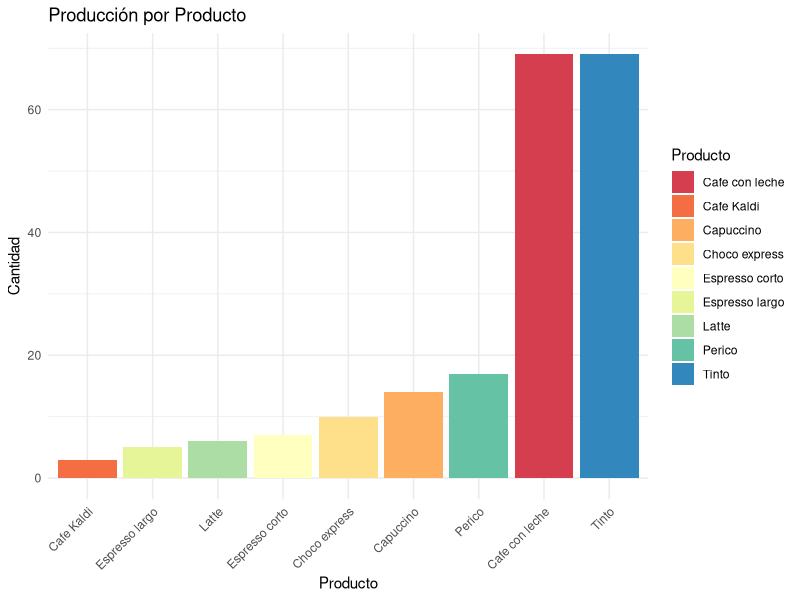
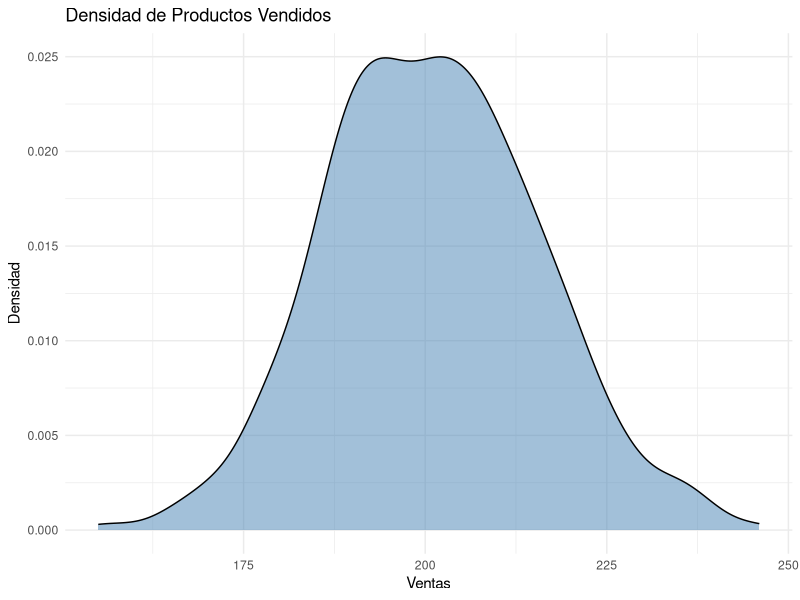
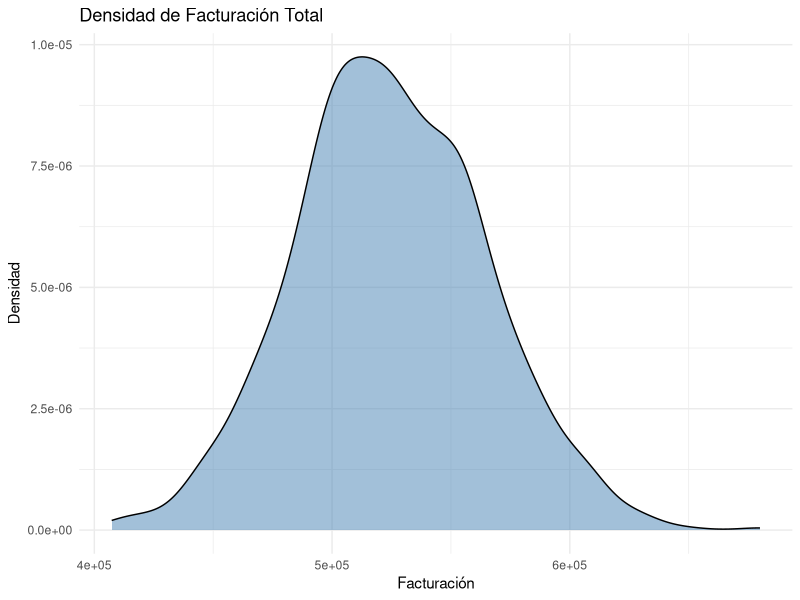
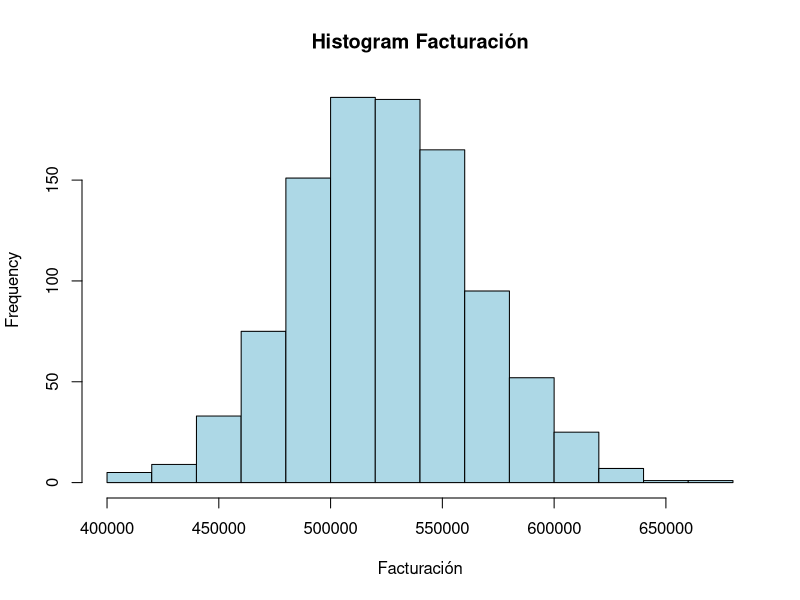
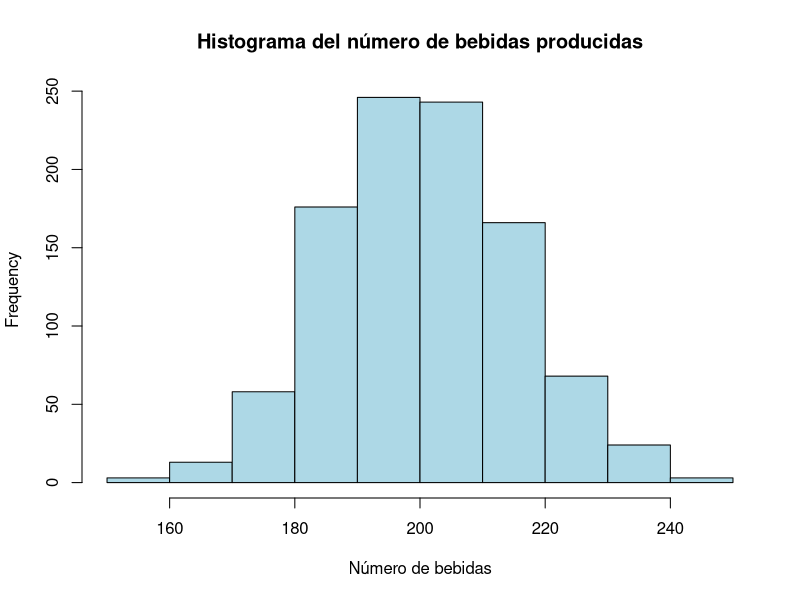

Write the R code that produced these figures, in order.
## ---- chunk 1

clienteshora <- 50 #Clientes que llegan por hora
clientesmaquina <- 20 #Clientes que compran productos de la maquina por hora
tasa <- clientesmaquina/clienteshora #Tasa de clientes que compran productos de la maquina
clientesdia <- clienteshora*10 #Clientes que llegan al dia
clientesfinal <- tasa*clientesdia #Clientes que compran productos de la maquina al dia
#Datos
productos <- c( "Cafe con leche","Cafe Kaldi", "Capuccino","Choco express", "Espresso corto", "Espresso largo","Latte", "Perico", "Tinto")
precios <- c(2500,3500,4500,4000,4400,4000,3500,2200,2000)
tasas <- c(0.35,0.01,0.05,0.06,0.03,0.02,0.03,0.1,0.35)

set.seed(420)

# Simula la cantidad de pedidos por día para cada producto usando una distribución multinomial
pedidos <- rmultinom(1, clientesfinal, tasas)

# Vector para la cantidad de pedidos por producto
cantidades <- pedidos

# Vector para el precio por producto
precios <- as.numeric(precios)

# facturación por producto
facturacion_producto <- cantidades * precios

# Facturación 
facturacion_total <- sum(facturacion_producto)

# total de bebidas
produccion_total <- sum(pedidos)

resumen_produccion <- data.frame(
  Producto = productos,
  Cantidad = pedidos
)


print(resumen_produccion)




## ---- chunk 2
print(paste("Facturación total:", facturacion_total))

print(paste("Producción total de bebidas:", produccion_total))

## ---- chunk 3
library(ggplot2)

df <- data.frame(
  Producto = resumen_produccion$Producto,
  Cantidad = resumen_produccion$Cantidad
)

df <- df[order(-df$Cantidad),]

ggplot(df, aes(x=reorder(Producto, Cantidad), y=Cantidad, fill=Producto)) +
  geom_bar(stat="identity") +
  labs(title="Producción por Producto", x="Producto", y="Cantidad") +
  theme_minimal() +
  theme(axis.text.x = element_text(angle = 45, hjust = 1)) +
  scale_fill_brewer(palette="Spectral")

## ---- chunk 4
Nsim <- 1000 #Numero de simulaciones dias
horas <- 10 #Horas de trabajo
clienteshora <- 50 #Clientes que llegan por hora
clientesmaquina <- 20 #Clientes que compran productos de la maquina por hora
tasa <- clientesmaquina/clienteshora #Tasa de clientes que compran productos de la maquina
clientesdia <- clienteshora*horas #Clientes que llegan al dia
clientesfinal <- tasa*clientesdia #Clientes que compran productos de la maquina al dia
#Datos
productos <- c( "Cafe con leche","Cafe Kaldi", "Capuccino","Choco express", "Espresso corto", "Espresso largo","Latte", "Perico", "Tinto")
precios <- c(2500,3500,4500,4000,4400,4000,3500,2200,2000)
tasas <- c(0.35,0.01,0.05,0.06,0.03,0.02,0.03,0.1,0.35)

set.seed(420)

# Matriz para los resultados
resultados <- matrix(0, nrow=Nsim, ncol=length(productos))


for (i in 1:Nsim) { # Ciclo de simulación dias
  for (h in 1:horas) { # Ciclo de horas 
    # Número de clientes en una hora
    n <- rpois(1, clienteshora)
    
    # Número de clientes que compran productos de la máquina
    m <- rbinom(1, n, tasa)
    
    # Elección de productos
    eleccion <- rmultinom(1, m, tasas)
    
    # Actualización de los resultados
    resultados[i,] <- resultados[i,] + eleccion
  } # Fin del ciclo de horas
} # Fin del ciclo de simulación

# Cálculo del producido diario
producido <- resultados %*% precios


## ---- chunk 5
producido_promedio <- mean(producido)

print("Producido promedio por día:")
print(producido_promedio)

## ---- chunk 6
df <- data.frame(Ventas=as.vector(rowSums(resultados)))

ggplot(df, aes(x=Ventas)) +
  geom_density(fill="steelblue", alpha=0.5) +
  labs(title="Densidad de Productos Vendidos", x="Ventas", y="Densidad") +
  theme_minimal()

## ---- chunk 7
df <- data.frame(Facturacion=as.vector(producido))

ggplot(df, aes(x=Facturacion)) +
  geom_density(fill="steelblue", alpha=0.5) +
  labs(title="Densidad de Facturación Total", x="Facturación", y="Densidad") +
  theme_minimal()

## ---- chunk 8
hist(producido, main="Histogram Facturación", xlab="Facturación", col="lightblue", border="black")
## ---- chunk 9
num_bebidas <- rowSums(resultados)

media <- mean(num_bebidas)
desviacion <- sd(num_bebidas)

hist(num_bebidas, main="Histograma del número de bebidas producidas", xlab="Número de bebidas", col="lightblue", border="black")
